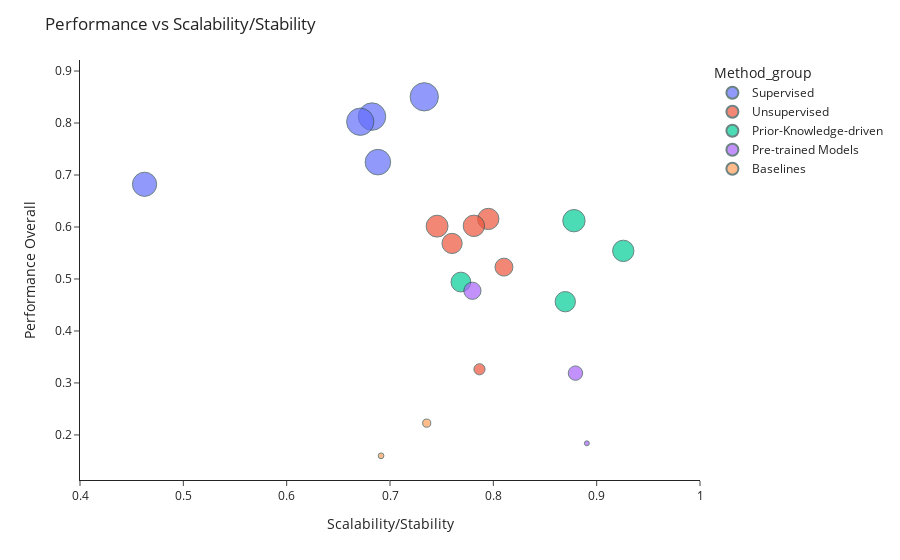

Source (notebook cell):
### Code cell
df["Scalability/Stability"] = (df["Scalability"] + df["Stability"]) / 2
fig = px.scatter(df, x="Scalability/Stability", y="Overall Performance", color="Method_group",
                 size='Macro F1', hover_data=[df.index,'Overall Performance', 'Scalability/Stability', 'Macro F1'],)

fig.update_layout(
    font=dict(
        size=12,           # Default font size for all text
    ),
    xaxis=dict(
        title_font=dict(size=14),   # X-axis title font size
        tickfont=dict(size=12),     # X-axis tick label font size
    ),
    yaxis=dict(
        title_font=dict(size=14),   # Y-axis title font size
        tickfont=dict(size=12),     # Y-axis tick label font size
    ),
    title_font=dict(size=16),       # Title font size
    legend=dict(
        font=dict(size=12),         # Legend font size
        title_font=dict(size=14),   # Legend title font size
    )
)

fig.update_layout(
    template='simple_white',
    title="Performance vs Scalability/Stability",
    xaxis=dict(title="Scalability/Stability", range=[0.4, 1]),
    #xaxis=dict(title="Scalability/Stability"),
    yaxis=dict(title="Performance Overall")
)
fig.update_traces(marker=dict(line=dict(width=1, color='DarkSlateGrey')))


fig.show()

fig.write_html(os.path.join(output_path, "scatter_plot_grouped.html"))

# save as svg
fig.write_image(os.path.join(output_path, "scatter_plot_grouped.svg"), width=800, height=600, scale=2)

### Figure 1 — Plotly figure (JSON) as saved in the notebook; plotly's stock layout.template omitted (floating-point values rounded to 4 significant figures)
{"data": [{"customdata": [["XGBoost", 0.8302], ["Random Forest", 0.7818], ["MAPS", 0.7718], ["Logistic Regression", 0.6768], ["cellsighter", 0.6095]], "hovertemplate": "Method_group=Supervised<br>Scalability/Stability=%{x}<br>Overall Performance=%{y}<br>Macro F1=%{customdata[1]}<br>method=%{customdata[0]}<extra></extra>", "legendgroup": "Supervised", "marker": {"color": "#636efa", "line": {"color": "DarkSlateGrey", "width": 1}, "size": [0.8302, 0.7818, 0.7718, 0.6768, 0.6095], "sizemode": "area", "sizeref": 0.002075, "symbol": "circle"}, "mode": "markers", "name": "Supervised", "orientation": "v", "showlegend": true, "type": "scatter", "x": [0.7332, 0.6826, 0.6712, 0.6883, 0.4625], "xaxis": "x", "y": [0.8504, 0.8124, 0.8025, 0.7248, 0.6822], "yaxis": "y"}, {"customdata": [["FlowSOM", 0.4695], ["leiden_res2_0", 0.4753], ["CellLENS_Lite", 0.4975], ["phenograph_20", 0.4243], ["CellLENS_Full", 0.3806], ["FuseSOM", 0.3347], ["flowsom_meta_clusters", 0.1295]], "hovertemplate": "Method_group=Unsupervised<br>Scalability/Stability=%{x}<br>Overall Performance=%{y}<br>Macro F1=%{customdata[1]}<br>method=%{customdata[0]}<extra></extra>", "legendgroup": "Unsupervised", "marker": {"color": "#EF553B", "line": {"color": "DarkSlateGrey", "width": 1}, "size": [0.4695, 0.4753, 0.4975, 0.4243, 0.3806, 0.3347, 0.1295], "sizemode": "area", "sizeref": 0.002075, "symbol": "circle"}, "mode": "markers", "name": "Unsupervised", "orientation": "v", "showlegend": true, "type": "scatter", "x": [0.7952, 0.7812, 0.7456, 0.7601, NaN, 0.8103, 0.7866], "xaxis": "x", "y": [0.6155, 0.6023, 0.6016, 0.5684, 0.5305, 0.5228, 0.3263], "yaxis": "y"}, {"customdata": [["Scyan", 0.5189], ["Tacit", 0.4731], ["Tribus", 0.4078], ["Astir", 0.4296]], "hovertemplate": "Method_group=Prior-Knowledge-driven<br>Scalability/Stability=%{x}<br>Overall Performance=%{y}<br>Macro F1=%{customdata[1]}<br>method=%{customdata[0]}<extra></extra>", "legendgroup": "Prior-Knowledge-driven", "marker": {"color": "#00cc96", "line": {"color": "DarkSlateGrey", "width": 1}, "size": [0.5189, 0.4731, 0.4078, 0.4296], "sizemode": "area", "sizeref": 0.002075, "symbol": "circle"}, "mode": "markers", "name": "Prior-Knowledge-driven", "orientation": "v", "showlegend": true, "type": "scatter", "x": [0.878, 0.9258, 0.7686, 0.8696], "xaxis": "x", "y": [0.6121, 0.5541, 0.4941, 0.4563], "yaxis": "y"}, {"customdata": [["nimbus_phenograph_40", 0.3076], ["RIBCA_adapted", 0.3135], ["RIBCA", 0.216], ["Deepcelltypes_adapted", 0.09171], ["Deepcelltypes", 0.02556]], "hovertemplate": "Method_group=Pre-trained Models<br>Scalability/Stability=%{x}<br>Overall Performance=%{y}<br>Macro F1=%{customdata[1]}<br>method=%{customdata[0]}<extra></extra>", "legendgroup": "Pre-trained Models", "marker": {"color": "#ab63fa", "line": {"color": "DarkSlateGrey", "width": 1}, "size": [0.3076, 0.3135, 0.216, 0.09171, 0.02556], "sizemode": "area", "sizeref": 0.002075, "symbol": "circle"}, "mode": "markers", "name": "Pre-trained Models", "orientation": "v", "showlegend": true, "type": "scatter", "x": [0.7798, NaN, 0.8795, NaN, 0.8905], "xaxis": "x", "y": [0.4773, 0.3624, 0.3189, 0.2316, 0.1839], "yaxis": "y"}, {"customdata": [["Stratified sampler", 0.06864], ["Most Frequent", 0.03392]], "hovertemplate": "Method_group=Baselines<br>Scalability/Stability=%{x}<br>Overall Performance=%{y}<br>Macro F1=%{customdata[1]}<br>method=%{customdata[0]}<extra></extra>", "legendgroup": "Baselines", "marker": {"color": "#FFA15A", "line": {"color": "DarkSlateGrey", "width": 1}, "size": [0.06864, 0.03392], "sizemode": "area", "sizeref": 0.002075, "symbol": "circle"}, "mode": "markers", "name": "Baselines", "orientation": "v", "showlegend": true, "type": "scatter", "x": [0.7355, 0.6913], "xaxis": "x", "y": [0.2227, 0.1599], "yaxis": "y"}], "layout": {"font": {"size": 12}, "legend": {"font": {"size": 12}, "itemsizing": "constant", "title": {"font": {"size": 14}, "text": "Method_group"}, "tracegroupgap": 0}, "margin": {"t": 60}, "title": {"text": "Performance vs Scalability/Stability"}, "xaxis": {"anchor": "y", "domain": [0, 1], "range": [0.4, 1], "tickfont": {"size": 12}, "title": {"text": "Scalability/Stability"}}, "yaxis": {"anchor": "x", "domain": [0, 1], "tickfont": {"size": 12}, "title": {"text": "Performance Overall"}}}}
